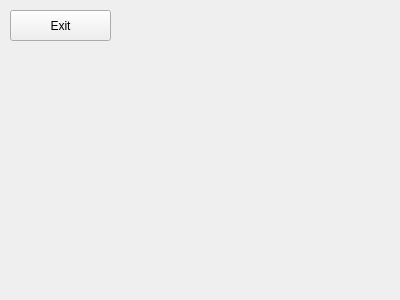
<?xml version="1.0" encoding="UTF-8"?>
<ui version="4.0">
 <class>Receive</class>
 <widget class="QWidget" name="Receive">
  <property name="geometry">
   <rect>
    <x>0</x>
    <y>0</y>
    <width>400</width>
    <height>300</height>
   </rect>
  </property>
  <property name="windowTitle">
   <string>Form</string>
  </property>
  <widget class="QPushButton" name="exit_button">
   <property name="geometry">
    <rect>
     <x>10</x>
     <y>10</y>
     <width>101</width>
     <height>31</height>
    </rect>
   </property>
   <property name="text">
    <string>Exit</string>
   </property>
  </widget>
 </widget>
 <resources/>
 <connections>
  <connection>
   <sender>exit_button</sender>
   <signal>clicked()</signal>
   <receiver>Receive</receiver>
   <slot>close()</slot>
   <hints>
    <hint type="sourcelabel">
     <x>60</x>
     <y>25</y>
    </hint>
    <hint type="destinationlabel">
     <x>199</x>
     <y>149</y>
    </hint>
   </hints>
  </connection>
 </connections>
</ui>
